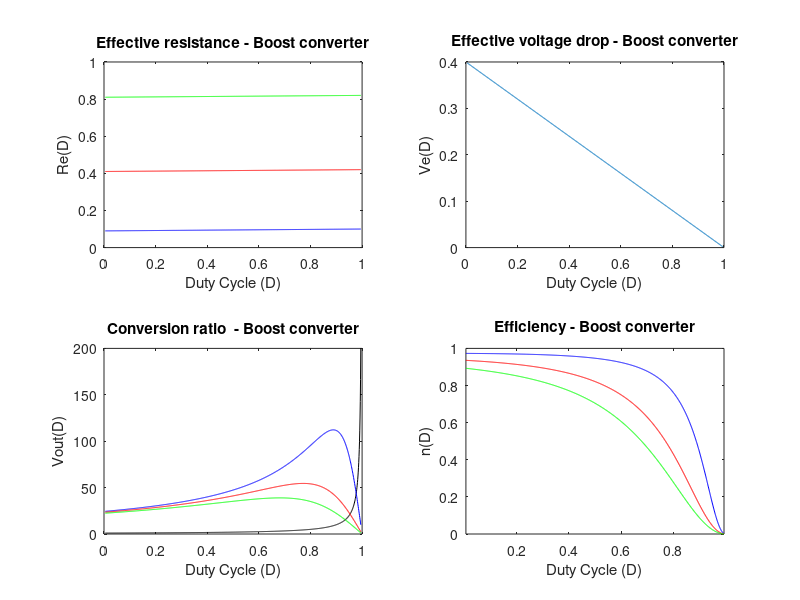

This chart was generated by the following MATLAB code:
% ------------------------------------------------------------------------------
% Copyright (C) 2020 Jaime M. Villegas I. <jaime7592@gmail.com>
% ------------------------------------------------------------------------------
% Filename      : Boost.m
% Description   : DC analysis of non-ideal Boost Converter
% Version       : 01.00
% Revision      : 00
% Last modified : 06/27/2020
% References    : R.W. Erickson, D. Maksimovic. "Fundamentals of Power
%                 Electronics". 2nd ed. (2004)
% ------------------------------------------------------------------------------
clear
clc

% Converter parameters

Vg = 25;         % Input voltage
V = 40;          % Output voltage
Iout = 5;        % Output current
Rload = V/Iout;  % Load resistance

Dmin = 0.005;
Dmax = 0.995;
D = Dmin:0.001:Dmax;   % Converter duty cycle

% Diode
Rd = 10e-3;  % Diode on-state resistance
Vd = 0.4;    % Diode forward voltage

% Transistor
Rt = 20e-3;  % Transistor on-state resistance

% Inductor
K_RL = [0.01 0.05 0.1];   % Load resistance to inductor resistance ratio
RL = K_RL*Rload;          % Inductor resistance

% Effective conduction losses
for i = 1:3 Re(i,:) = D*Rt + (1-D)*Rd + RL(i);end
Ve = (1-D)*Vd;

% Conversion ratio
M_Bs_ideal = 1./(1-D);
M_Bs_real = Rload*(1-D).*(Vg - Ve)./(Rload*(1-D).^2 + Re);

% Efficiency
Eff_Bs = Rload*(1-D).^2 .*(1 - Ve/Vg)./(Rload*(1-D).^2 + Re);

figure(1)
subplot(2,2,1)
plot(D, Re(1,:), 'b', D, Re(2,:), 'r', D, Re(3,:), 'g')
xlabel("Duty Cycle (D)")
ylabel("Re(D)")
title("Effective resistance - Boost converter")

subplot(2,2,2)
plot(D, Ve)
xlabel("Duty Cycle (D)")
ylabel("Ve(D)")
title("Effective voltage drop - Boost converter")

subplot(2,2,3)
plot(D, M_Bs_ideal, 'k', D, M_Bs_real(1,:), 'b', D, M_Bs_real(2,:), 'r', D, M_Bs_real(3,:), 'g')
xlabel("Duty Cycle (D)")
ylabel("Vout(D)")
title("Conversion ratio  - Boost converter")

subplot(2,2,4)
plot(D, Eff_Bs(1,:), 'b', D, Eff_Bs(2,:), 'r', D, Eff_Bs(3,:), 'g')
axis([Dmin Dmax 0 1])
xlabel("Duty Cycle (D)")
ylabel("n(D)")
title("Efficiency - Boost converter")